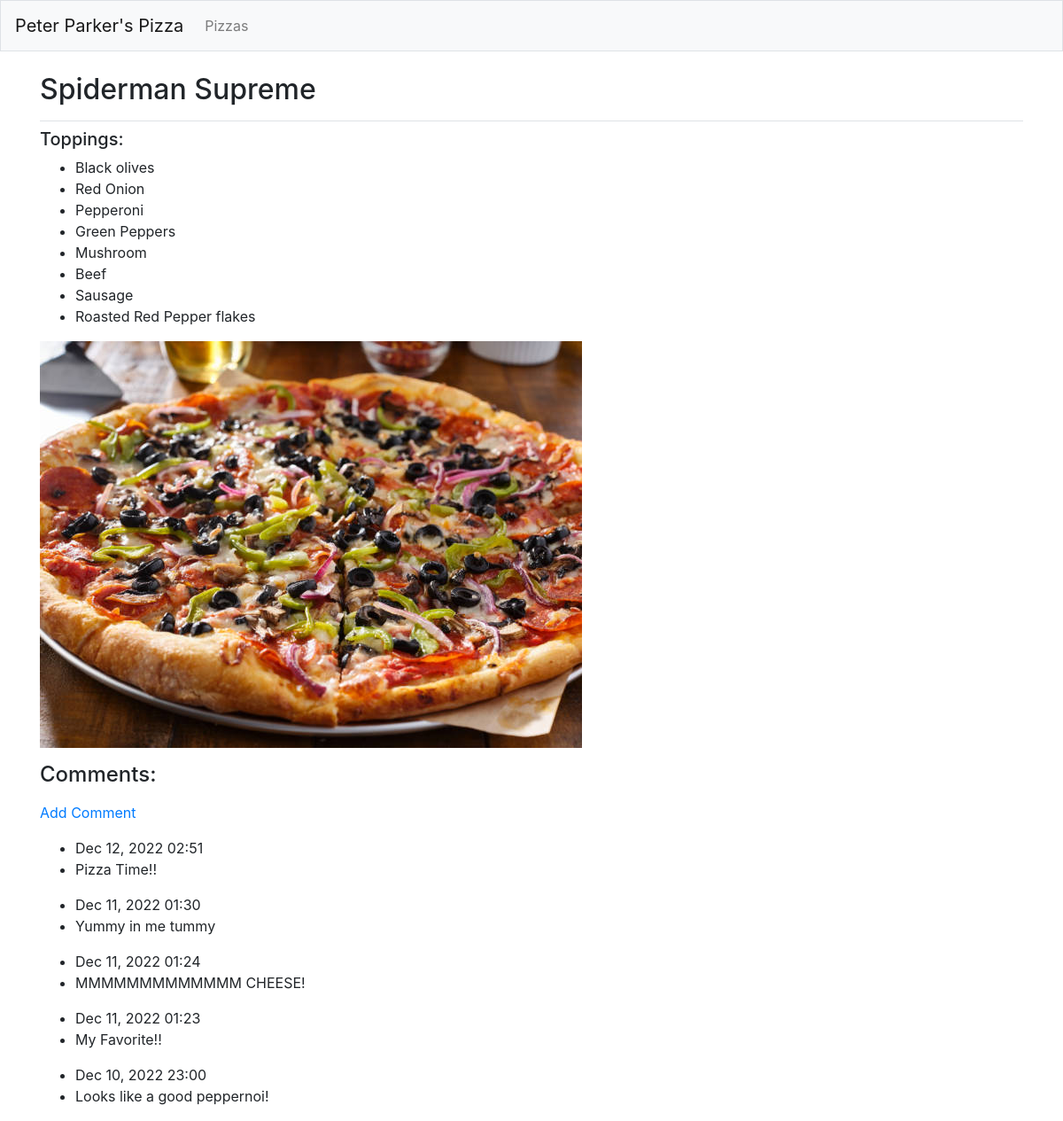
The app's page /pizzas/3/, older data.
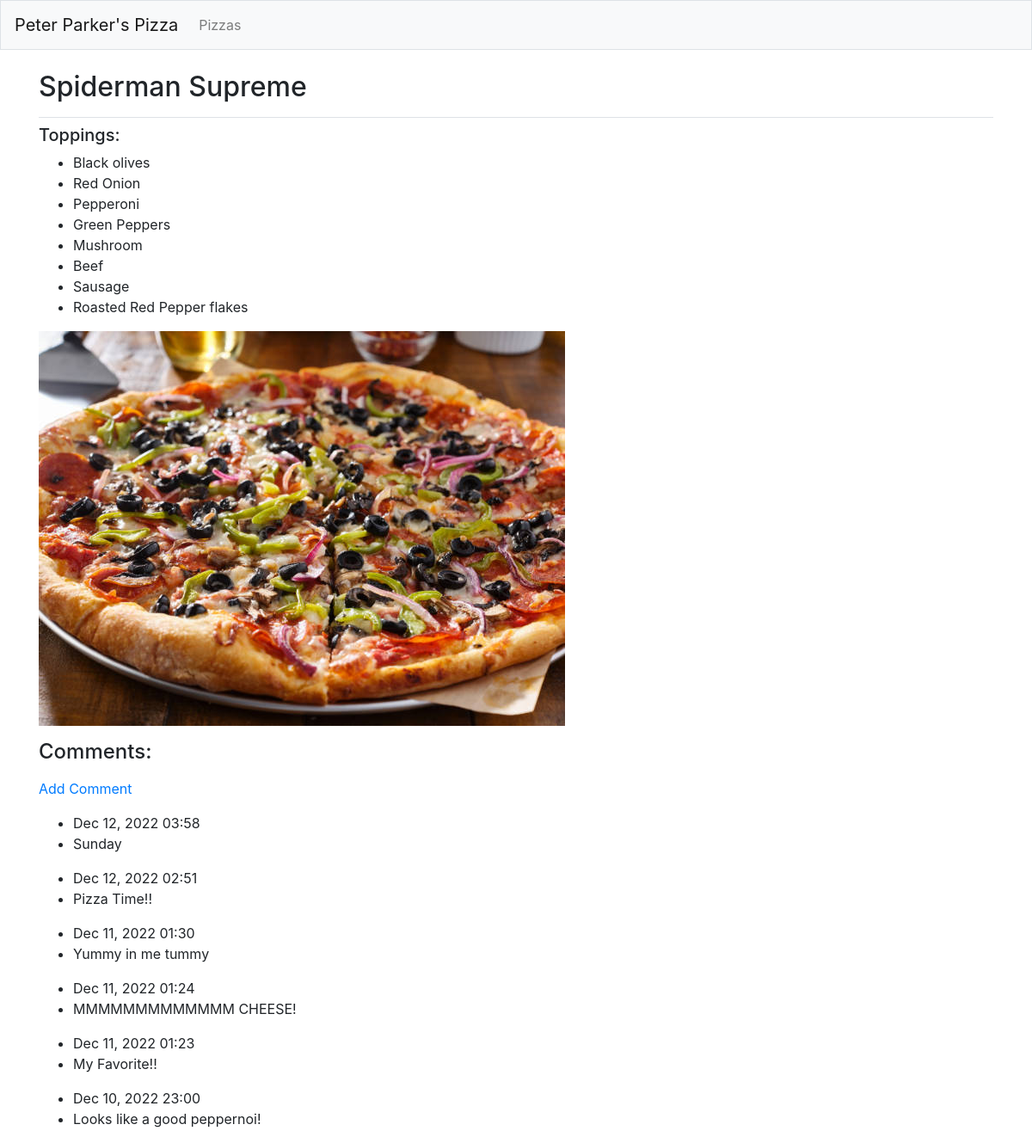
The same page, newer data.
### pizzas/models.py (models this page shows, shortened)
class Topping(models.Model):
    pizza = models.ForeignKey(Pizza, on_delete=models.CASCADE)
    topping_name = models.TextField()

class Comment(models.Model):
    pizza = models.ForeignKey(Pizza, on_delete=models.CASCADE)
    comment_text = models.CharField(max_length=200)
    date_added = models.DateTimeField(auto_now_add=True)

### pizzas/views.py (the view)
# urls.py: path('pizzas/<int:pizza_id>/',views.pizza,name='pizza'),
def pizza(request,pizza_id):
    p = Pizza.objects.get(id=pizza_id)
    toppings = Topping.objects.filter(pizza=p)
    comments = Comment.objects.order_by('-date_added')
    image = Pizza.image
    context = {'pizza':p,'toppings':toppings,'comments':comments,'image':image}
    return render(request, 'pizzas/pizza.html', context)

### pizzas/models.py (called while the page is built)
    def __str__(self):
        return self.pizza_name

### pizzas/templates/pizzas/pizza.html
{% extends 'pizzas/base.html' %}
{% block page_header %}
<h2>{{ pizza }}</h2>
{% endblock page_header %}
{% block content %}
<h5>Toppings:</h5>
<ul>
    {% for t in toppings %}
        <li>
            {{ t.topping_name }}
        </li>
    {% empty %}
    <p> There are no toppings on this pizza.</p>
    {% endfor %}
</ul>
<p>
    <img src="{{ pizza.image.url }}">
</p>
<h4><p>Comments:</p></h4>
<p><a href="{% url 'pizzas:comment' pizza.id %}">Add Comment</a></p>
<ul>
    {% for c in comments %}
        <li>{{ c.date_added|date:'M d, Y H:i'}}</li>
        <li>{{ c.comment_text|linebreaks }}</li>
    {% empty %}
    <p>There are no comments yet. Tell us what you think by adding a comment!</p>
    {% endfor %}
</ul>
{% endblock content %}

Row changes from the older to the newer data that the page shows:
added Comment: date_added "Dec 12, 2022 03:58", comment_text "Sunday"
